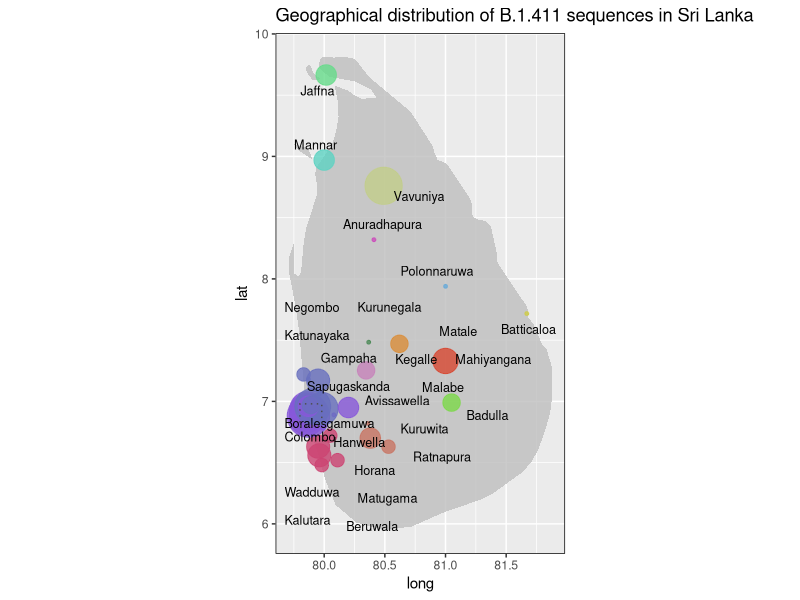
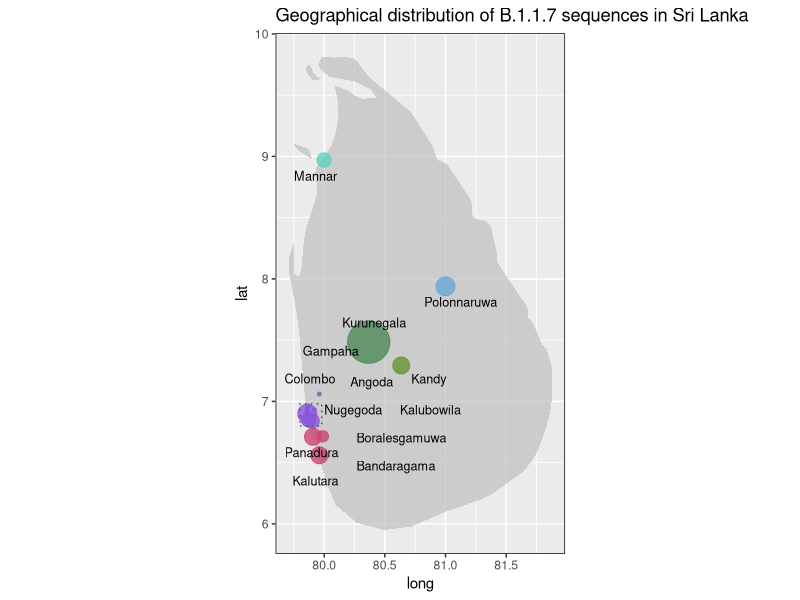

Generate these figures, in order, with R: (Note: this script raises an error after producing the figures.)
####################################################################################
### 
# R Code for global tree visualization of proportional symbol map of SARS-CoV-2
# sampling sites in Sri Lanka.
# code for reproducible research (prepared for CODECHECK codecheck.org.uk)
#
# This code is part of, and published under the same terms and conditions as, the following publication 
# Chandima Jeewandara, Deshni Jayathilaka, Diyanath Ranasinghe, Nienyun Sharon Hsu, Dinuka Ariyaratne, 
# Tibutius Thanesh Jayadas, Deshan Madushanka, Benjamin B. Lindsey, Laksiri Gomes, Matthew D. Parker, 
# Ananda Wijewickrama, Malika Karunaratne, Graham S. Ogg, Thushan I. de Silva, Gathsaurie Neelika Malavige.
# (2021). Genomic and epidemiological analysis of SARS-CoV-2 viruses in Sri Lanka. 
# Frontiers in Microbiology, section Infectious Diseases. 
#
#
# Code authored by Diyanath Ranasinghe.
# was first written for R(v4.0.1), R Studio(v1.3.1073)
# Last tested on  R(v4.0.1), R Studio(v1.3.1073)
# 
# Recommended first use is to manually execute each Stage incrementally in RStudio.
#
###
####################################################################################
### STAGE 1 - load libraries and import data
####################################################################################

cat("\014") ## clear RStudio console
rm(list=ls()) ## clear the Global Environment

### Loading required packages
library(ggplot2)
library(maps)
library(ggrepel)
library(cowplot)  
library(dplyr)
library(readxl)

### Loading Sri Lankan map from global data 
LK <- map_data("world") %>% filter(region=="Sri Lanka")

### Import B.1.411 sampling counts
dat_sl <- read_xlsx('sl_sampling_data.xlsx', sheet = "B.1.411")

### Import B.1.1.7 sampling counts
dat_uk <- read_xlsx('sl_sampling_data.xlsx', sheet = "B.1.1.7")

####################################################################################
### STAGE 2 - Plotting separate proportional symbol maps for B.1.411 and B.1.1.7
####################################################################################

### Plot B.1.411 sampling counts 
map_1 <- ggplot() + geom_polygon(data = LK, aes(x=long, y = lat, group = group), 
  fill="gray", alpha=0.8)+ coord_quickmap() + 
  geom_point(data=dat_sl, aes(x=long, y=lat, color = Location, size = Tests),
  alpha=.8) + scale_size_continuous(range=c(1,14)) + guides(color=F)+ 
  theme(panel.border = element_rect(colour = "black", fill=F))+
  geom_text_repel(data=dat_sl, aes(x=long, y=lat, label=loc), size=3.2, 
  box.padding = .45, segment.colour = NA, max.overlaps =50)+
  ggtitle("Geographical distribution of B.1.411 sequences in Sri Lanka")+
  theme(legend.text = element_text(size=10),
        legend.direction = "horizontal",
        legend.background = element_rect(color='black', fill = "lightgray"),
        legend.key = element_rect(fill = "lightgray" ),
        panel.border = element_rect(colour = "black", fill=F),legend.position = "na")+
  scale_color_manual(values=c("#cb4bba",
                              "#7cd849",
                              "#cecb46",
                              "#8758d9",
                              "#6870be",
                              "#66da89",
                              "#cc4472",
                              "#c683ba",
                              "#4d8958",
                              "#d74831",
                              "#5dd2c1",
                              "#d98d3a",
                              "#65a9d8",
                              "#c87563",
                              "#c1cd8a"))+
  labs(size = "No of sequences ")+
  annotate(geom = "rect", xmin=79.8, xmax=79.98, ymin=6.8, ymax=6.98, 
           color = "#4d4d4d", fill=NA, linetype = 3)

### Plot B.1.17 sampling counts 
map_2 <- ggplot() +geom_polygon(data = LK, aes(x=long, y = lat, group = group), fill="gray", 
                       alpha=0.7)+ coord_quickmap() + labs(size = "No of sequences ")+
  geom_point(data=dat_uk, aes(x=long, y=lat, color = Location, size = Tests),
             alpha=.8, show.legend = T) + scale_size_continuous(range=c(1,14)) +
  theme(panel.border = element_rect(colour = "black", fill=F))+
  geom_text_repel(data=dat_uk, aes(x=long, y=lat, label=loc), size=3.2, 
                  box.padding = .45, segment.colour = NA, max.overlaps = 50)+
  guides(color=F)+ theme(legend.position = "na")+
  ggtitle("Geographical distribution of B.1.1.7 sequences in Sri Lanka")+
  scale_color_manual(values=c('#8758d9', '#6870be', '#cc4472','#659431', 
                              '#4d8958', '#5dd2c1', '#65a9d8'))+
  annotate(geom = "rect", xmin=79.8, xmax=79.98, ymin=6.8, ymax=6.98, 
             color = "#4d4d4d", fill=NA, linetype = 3)

####################################################################################
### STAGE 3 - Plotting zoomed in panel for suburbs of Colombo
####################################################################################

### Create data layers for B.1.4.11(sl) and B.1.1.7(uk) in suburbs of Colombo

col_data_sl <- dat_sl %>% filter(between(lat,6.8,7)) %>% filter(between(long,79.8,79.98))
col_data_uk <- dat_uk %>% filter(between(lat,6.8,7)) %>% filter(between(long,79.8,79.98))

### Plotting zoomed in map
zoom_map  <- ggplot() +
  geom_polygon(data = LK, aes(x=long, y = lat, group = group), fill="gray", 
               alpha=0.6)+ coord_sf(xlim = c(79.8, 79.98), ylim = c(6.8, 6.98), expand = T)+
  geom_point(data=col_data_sl, aes(x=long, y=lat, colour = 'B.1.411', size= Tests),alpha=0.9)+
  scale_size_continuous(range=c(1,14)) +
  geom_point(data=col_data_uk, aes(x=long, y=lat, colour='B.1.1.7', size= Tests),alpha=0.9)+
  labs(color='Lineage', size='No of Sequences')+
  geom_text_repel(data=col_data_sl, aes(x=long, y=lat, label=name), size=3.5, 
                  box.padding = 0.6, segment.colour = NA) +
  scale_color_manual(values=c('#d9004b', '#60dd93'))+
  theme(legend.text = element_text(size=10),
        legend.title = element_text(size=10),
        legend.background = element_rect(color='black', fill = "lightgray"),
        legend.key = element_rect(fill = "lightgray", ),
        panel.border = element_rect(colour = "black", fill=F),
        legend.box = "Horizontal", legend.position = "bottom") 

####################################################################################
### STAGE 4 - Combining all plots and saving the output
####################################################################################
        
### Combine maps
map <- plot_grid(map_1,zoom_map, map_2, nrow = 1, ncol = 3 ) 

### Save output
ggsave("SL373_prop_map.pdf",map , width=16.5, height=10, limitsize = T)

####################################################################################
# end
####################################################################################
 
  